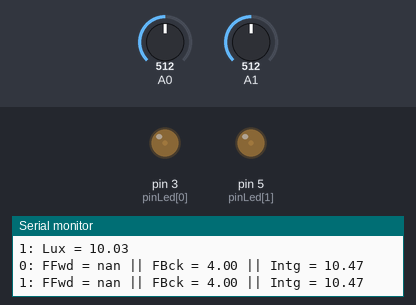
A sketch run on a simulated Arduino Uno, built with avr-gcc and run on an emulated ATmega328P. Shown: output pins drawn as LEDs (lit = HIGH), the last lines printed to the serial monitor. Inputs (shaded band) come from the test bench; at power-on: A0 = 512, A1 = 512.

Above: at 1.2 s.
1.3 s: A0 set to 1023
4.3 s: A1 set to 900
6.1 s: A1 set to 559
9.1 s: A1 set to 534
12.1 s: A1 set to 306
At 14.44 s:
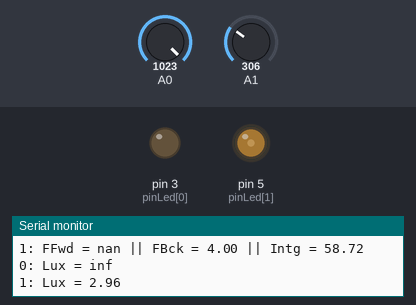
15.1 s: A1 set to 122
At 22.83 s:
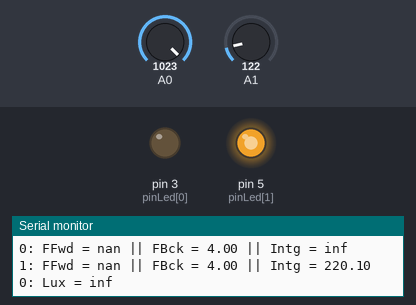
Timing chart, 0 to 22.9 s (numbered marks = the images above; inputs shaded):
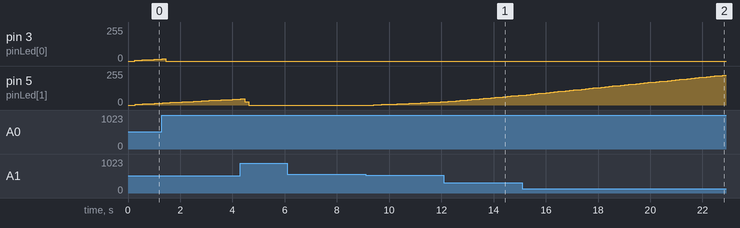

The sketch:

SCDTR.ino
```cpp
#include <TimerOne.h>

const int pinLed[] = {3,5};
const int pinSensor[] = {0,1};

double integrator[] = {0, 0};
const double timestep = 150000;

double K[2][2] = {{0,0},{0,0}};
double theta[2] = {0,0};

struct params{
  double K, theta;
};

void setup() {
  // put your setup code here, to run once:
  for(int i=0; i<2; i++){
    pinMode(pinLed[i], OUTPUT);
  }
  Serial.begin(9600);
  Serial.println("Starting system identification");

  struct params aux_params;

  /*for(int i=0; i<2; i++){
    for(int j=0; j<2; j++){
      aux_params = identificationRoutine(pinLed[j], pinSensor[i], 256, 2); //Increase Number of samples maybe
      K[i][j] = aux_params.K;
      theta[i] = theta[i]+aux_params.theta;
    }

    theta[i] = theta[i]/2.0;
  }*/

  Serial.print("K = {");
  for(int i=0; i<2; i++){
    for(int j=0; j<2; j++){
        Serial.print(K[i][j],10);

        if(i!=1 || j!=1){
          Serial.print(", ");
        }
        else{
          Serial.print("} ");
        }

    }
  }
  Serial.print(" || ");
  Serial.print("Theta = ");
  for(int i=0; i<2; i++){
    Serial.println(theta[i],10);
    if(i!=1){
      Serial.print(", ");
    }
    else{
      Serial.print("} ");
    }
  }

  Timer1.initialize(timestep);
  Timer1.attachInterrupt(control);
}

void loop() {
  // put your main code here, to run repeatedly:

}

float analogInput2Lux(int analogInput){
  return pow(( 1023.0/(float)analogInput - 1.0),-1.429)*10.0;
}

params identificationRoutine(int pinLed, int pinSensor, int range, int samples){
  double Sv=0; //Sum of v (applied voltage to the led) for every sample
  double Sv2=0; //Sum of v^2 for every sample
  double N=0; //Number of samples (total)
  double Sl=0; //Sum of measured lux
  double Svl=0; //Sum of the product of v with measured lux
  double d_v;
  double measuredLux;
  double det;
  params ret;

  for (int v = 0; v<range; v++) {
    d_v = (double)v;
    analogWrite(pinLed,v);
    delay(200);
    for(int j=0; j<samples; j++){
      measuredLux = analogInput2Lux(analogRead(pinSensor));
      Sv = Sv+d_v;
      Sv2 = Sv2+d_v*d_v;
      N = N+1;
      Sl = Sl + measuredLux;
      Svl = Svl + d_v*measuredLux;
    }
  }

  analogWrite(pinLed,0);

  det = N*Sv2 - Sv*Sv;
  ret.K = (N*Svl - Sv*Sl)/det;
  ret.theta = (-Sv*Svl + Sv2*Sl)/det;
  Serial.println("One fourth done");
  return ret;
}

void controller(double Lux[], double LuxRef[], int v[]){

  double det = K[0][0]*K[1][1] - K[0][1]*K[1][0];

  double FFwd[] = { K[0][0]*(LuxRef[0]-theta[0])/det - K[0][1]*(LuxRef[1]-theta[1])/det,
                   -K[1][0]*(LuxRef[0]-theta[0])/det + K[1][1]*(LuxRef[1]-theta[1])/det};

  double FBck[] = { 0.2*(LuxRef[0]-theta[0]), 0.2*(LuxRef[1]-theta[1])};

  double ret[] = {0,0};

  int actual_ret[] = {0,0};

  for(int i=0; i<2; i++){
    ret[i] = /*FFwd[i] + */FBck[i] + integrator[i];

    if( (ret[i] < 255.0 || (LuxRef[i]-Lux[i])<0) && (ret[i]>0 || (LuxRef[i]-Lux[i])>0)) {
      integrator[i] = integrator[i] + timestep/1000000.0*(LuxRef[i]-Lux[i]);
    }

    ret[i] = /*FFwd[i]*0 + */FBck[i] + integrator[i];

    if(ret[i] >= 255.0){
      ret[i]  = 255.0;
    }

    if(ret[i] <= 0){
      ret[i] = 0;
    }

  }


  for(int i=0; i<2; i++){
    Serial.print(i);
    Serial.print(": FFwd = ");
    Serial.print(FFwd[i]);
    Serial.print(" || FBck = ");
    Serial.print(FBck[i]);
    Serial.print(" || Intg = ");
    Serial.println(integrator[i]);
  }
  Serial.println("");

  for(int i=0; i<2; i++){
    v[i] = round(ret[i]);
  }
}

void control(){
  double L[2], Lref[2]={20.0,20.0};

  for(int i=0; i<2; i++){
    L[i] = analogInput2Lux(analogRead(pinSensor[i]));
  }

  int v[2];
  controller(L, Lref, v);

  for(int i=0; i<2; i++){
    analogWrite(pinLed[i],v[i]);

    Serial.print(i);
    Serial.print(": Lux = ");
    Serial.println(L[i]);
  }
}
```
